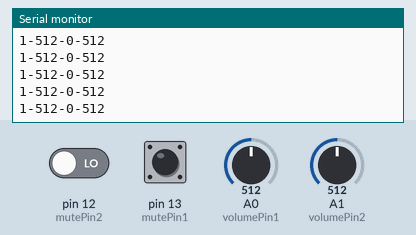
This sketch was run on a simulated Arduino Uno, built with avr-gcc and run on an emulated ATmega328P. On the bench: the last lines printed to the serial monitor. The inputs (shaded band) are chosen by the test bench; at power-on: A0 (volumePin1) = 512, A1 (volumePin2) = 512, pin 12 (mutePin2) LOW, pin 13 (mutePin1) HIGH.

Above: at 1.2 s.
1.3 s: A0 (volumePin1) set to 716
At 1.31 s:
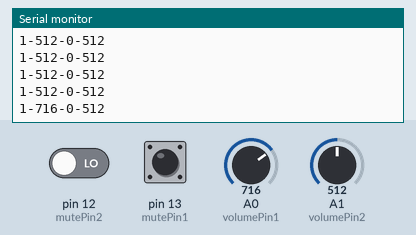
2.8 s: A1 (volumePin2) set to 716
At 2.82 s:
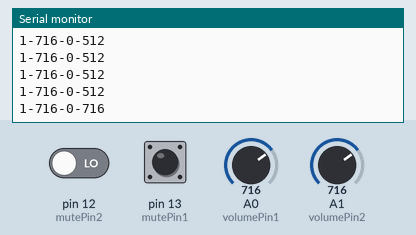
4.3 s: pin 12 (mutePin2) driven HIGH
At 4.33 s:
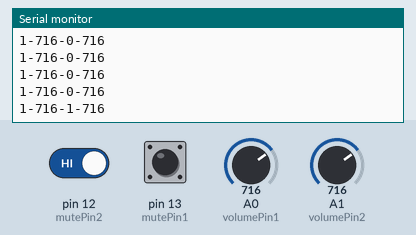
5.8 s: pin 13 (mutePin1) pulled LOW for 0.15 s
At 5.84 s:
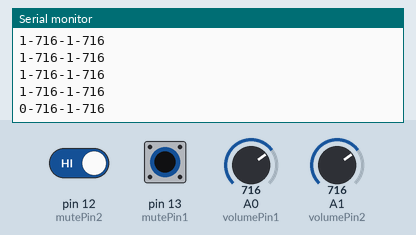
7.4 s: A0 (volumePin1) set to 900
At 7.45 s:
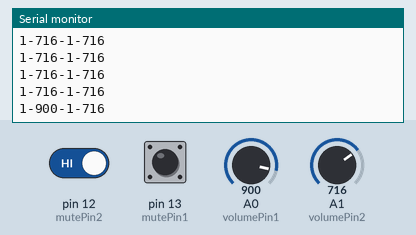
8.9 s: pin 13 (mutePin1) pulled LOW for 1 s
At 8.96 s:
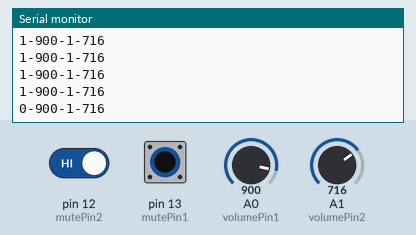
Timing chart, 0 to 11.9 s (numbered marks = the images above; inputs shaded):
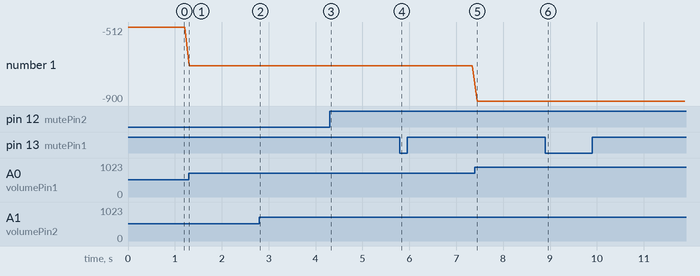

Measured:
- after the input at 1.3 s, the serial monitor: prints a new line at once (image 1)
- after the input at 2.8 s, the serial monitor: prints a new line at once (image 2)
- after the input at 4.3 s, the serial monitor: prints a new line at once (image 3)
- after the input at 5.8 s, the serial monitor: prints a new line at once (image 4)
- after the input at 7.4 s, the serial monitor: prints a new line after 0.05 s (image 5)
- after the input at 8.9 s, the serial monitor: prints a new line after 0.05 s (image 6)
- plotted number 1: -512 → -716 after the input at 1.3 s, -716 → -900 after the input at 7.4 s

The sketch:

InputReading.ino
```cpp
const int mutePin1 = 13;
const int volumePin1 =  0;
const int mutePin2 = 12;
const int volumePin2 =  1;

int muteState1 = 0;
int volumeVal1 = 0;

int muteState2 = 0;
int volumeVal2 = 0;

void setup() {
  // put your setup code here, to run once:
  pinMode(mutePin1, INPUT_PULLUP);
  pinMode(mutePin2, INPUT);
  Serial.begin(9600);
}

String leadingZeroes(int val) {
  if (val < 10) {
    return "00" + String(val);
  }
  else if (val < 100) {

    return "0" + String(val);
  }
  else {
    return String(val);
  }
}

void loop() {
  // put your main code here, to run repeatedly:
  muteState1 = digitalRead(mutePin1);
  volumeVal1 = analogRead(volumePin1);

  muteState2 = digitalRead(mutePin2);
  volumeVal2 = analogRead(volumePin2);

  // Channel 1
  Serial.print(muteState1);
  Serial.print("-");
  Serial.print(leadingZeroes(volumeVal1));
  Serial.print("-");
  // Channel 2
  Serial.print(muteState2);
  Serial.print("-");
  Serial.print(leadingZeroes(volumeVal2));
  Serial.println();

  delay(100);
}
```
